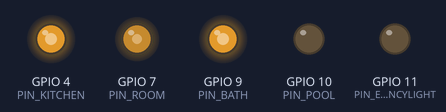
The program below on a simulated Raspberry Pi (BCM pin numbers). Parts: output pins drawn as LEDs (lit = HIGH).

Above: at 0.05 s.
At 0.75 s:
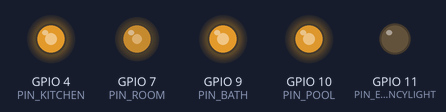
At 1.45 s:
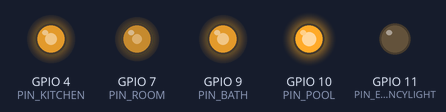
At 2.9 s:
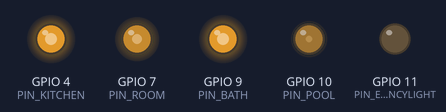
Timing chart, 0 to 5.3 s (numbered marks = the images above):
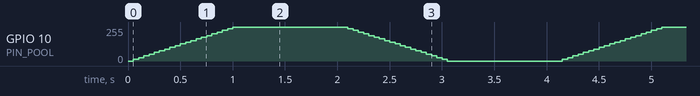

The program:

smartLigths.py
```python
import RPi.GPIO as GPIO
import sys
import time

###################################################
##   Lights Controller with Configurable inputs  ##
###################################################


GPIO.setmode(GPIO.BCM)

##################################
##   PIN LIGTH DECLARATION      ##
##################################
PIN_KITCHEN = 4
PIN_ROOM = 7
PIN_BATH = 9
PIN_POOL = 10
PIN_EMERGENCYLIGHT = 11


##################################
##   SET UP LIGTH PIN           ##
##################################

GPIO.setup(PIN_ROOM, GPIO.OUT)
GPIO.setup(PIN_BATH, GPIO.OUT)
GPIO.setup(PIN_POOL, GPIO.OUT)
GPIO.setup(PIN_KITCHEN, GPIO.OUT)
GPIO.setup(PIN_EMERGENCYLIGHT, GPIO.OUT)

kitchen = GPIO.PWM(PIN_KITCHEN, 100)
kitchen.start(0)
dc_k = 75
kitchen.ChangeDutyCycle(dc_k)

room = GPIO.PWM(PIN_ROOM, 100)
room.start(0)
dc_r = 50
room.ChangeDutyCycle(dc_r)

bath = GPIO.PWM(PIN_BATH, 100)
bath.start(0)
dc_p = 75
bath.ChangeDutyCycle(dc_p)

emergency = GPIO.PWM(PIN_EMERGENCYLIGHT, 30)
emergency.start(0)

pool = GPIO.PWM(PIN_POOL, 100)
pool.start(0)
while True:
    # Special Effects for swiming-pool led
    for dc_po in range(0, 101, 5):
        pool.ChangeDutyCycle(dc_po)  # Change duty cycle
        time.sleep(0.05)
    time.sleep(1)
    for dc_po in range(100, -1, -5):  # Decrease duty cycle
        pool.ChangeDutyCycle(dc_po)
        time.sleep(0.05)
    time.sleep(1)

##################################
##   SET UP Emergency Alert     ##
##################################

emergencyButton = 2
partyButton = 3
shutDownEmergencyButton = 8
events = [emergencyButton,partyButton,shutDownEmergencyButton]

GPIO.setup(emergencyButton, GPIO.IN, GPIO.PUD_UP)
channel = 'emergency'

def callback(channel):

    if channel == emergencyButton:

        print('Emergency')
        emergency.ChangeDutyCycle(80)   # turn on emergency light

    elif channel == partyButton:
        ## Special effects for all house
        for dc in range(0, 101, 5):
            pool.ChangeDutyCycle(dc)  # Change duty cycle
            bath.ChangeDutyCycle(dc)
            room.ChangeDutyCycle(dc)
            kitchen.ChangeDutyCycle(dc)
            time.sleep(0.05)
        time.sleep(1)
        for dc_po in range(100, -1, -5):  # Decrease duty cycle
            pool.ChangeDutyCycle(dc)
            bath.ChangeDutyCycle(dc)
            room.ChangeDutyCycle(dc)
            kitchen.ChangeDutyCycle(dc)
            time.sleep(0.05)
        time.sleep(1)
    elif channel == shutDownEmergencyButton:
        GPIO.output(PIN_EMERGENCYLIGHT, GPIO.HIGH)


GPIO.add_event_detect(events, GPIO.FALLING,callback=callback)

try:
    while 1:
        pass

except KeyboardInterrupt:
    pool.stop()
    GPIO.output(PIN_KITCHEN, GPIO.HIGH)  # turn off all leds except Emergency
    GPIO.output(PIN_ROOM, GPIO.HIGH)
    GPIO.output(PIN_BATH, GPIO.HIGH)
    GPIO.output(PIN_POOL, GPIO.HIGH)
    GPIO.cleanup()
    sys.exit(1)
```
